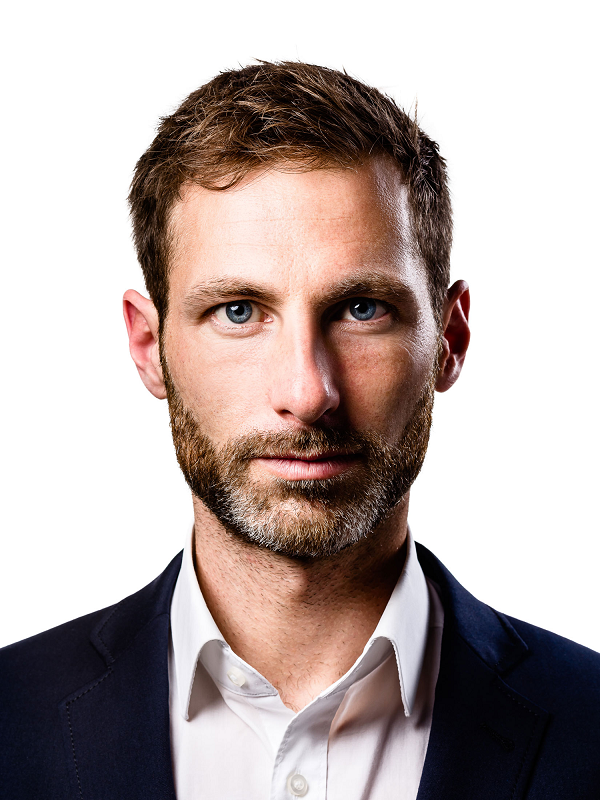
#> input picture tuan01/image/8.png, 600 x 800 px
$ jupyter execute bai03.ipynb
#> lines starting #> are read from the running program, lines starting #| are printed output that depends on the picture
bài 3_ hw01. Viết đoạn mã lệnh (python) kiểm tra xem histogram một ảnh có bị dồn tập trung vào khoảng nào hay không
(tức là các điểm ảnh chỉ có giá trị cường độ xám trong một khoảng, phía ngoài khoảng đó không có điểm nào).

[cell 1]
import numpy as np
import cv2
from matplotlib import pyplot as plt

[cell 2]
# read image
image = cv2.imread('../image/8.png')
#> image is the input picture: shape (800, 600, 3); mean B, G, R 166.3, 169.1, 182.1

# show image
cv2.imshow("Test Image", image)
k = cv2.waitKey(0)  # output is ASCII(character)
#> (key Esc is pressed here)

[cell 3]
# convert BGR to GRAY
gray_image = cv2.cvtColor(image, cv2.COLOR_BGR2GRAY)
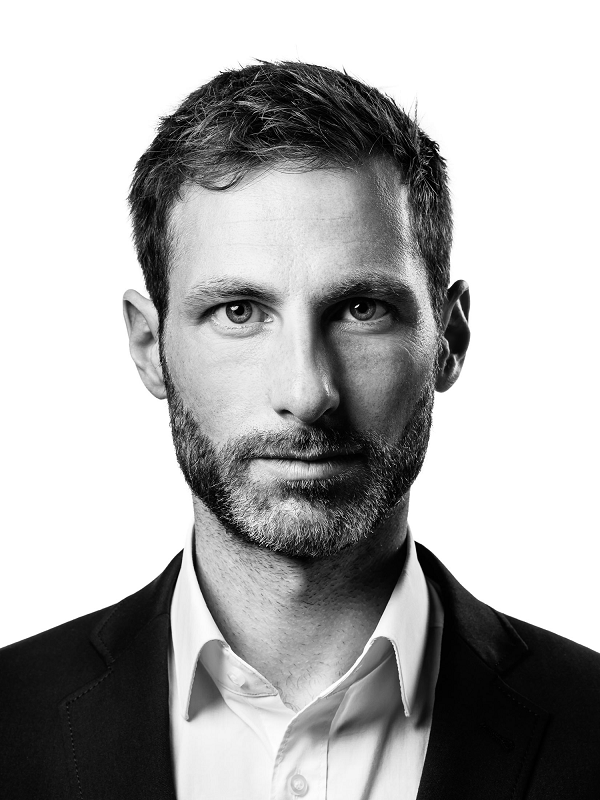
#> gray_image: shape (800, 600); min 0, max 255, mean 172.7
cv2.imshow("Grey Image", gray_image)
k = cv2.waitKey(0)  # output is ASCII(character)
#> (key Esc is pressed here)

[cell 4]
# create histogram
histogram, bin_edges = np.histogram(image,bins = 256, range=(0, 255))
#> histogram = 256 values, max 638985 at index 255, min 1570 at index 98, mean 5625; bin_edges = 257 values from 0 to 255

[cell 5]
# configure and draw the histogram figure
plt.figure()
plt.title("Grayscale Histogram")
plt.xlabel("Grayscale value")
plt.ylabel("pixel")

plt.xlim([0.0, 255.0]) #for 255 levels of gray scale
plt.plot(bin_edges[0:-1], histogram) # plot histogram

plt.show()
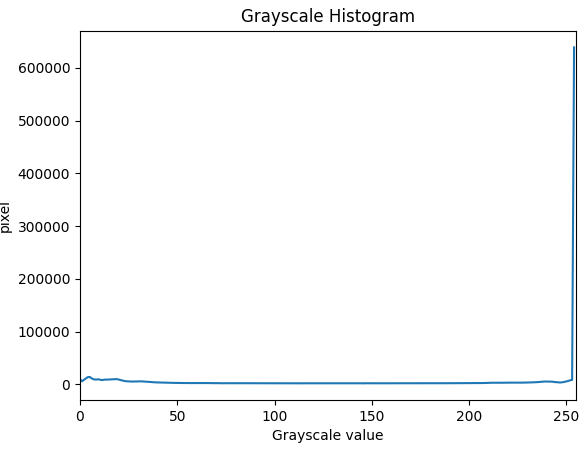
#> figure drawn by matplotlib, 1 panel; curve peaks at x = 254, y = 638985

$ run again, with tuan01/image/11.png copied over tuan01/image/8.png
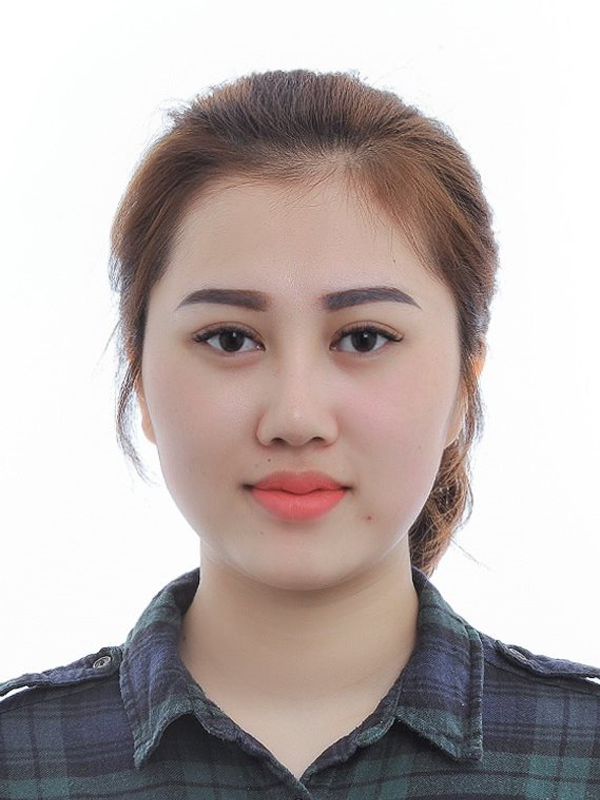
#> input picture tuan01/image/11.png, 600 x 800 px
#> image is the input picture: shape (800, 600, 3); mean B, G, R 174.1, 176.1, 186.4
#> `gray_image = cv2.cvtColor(image, cv2.COLOR_BGR2GRAY)`:
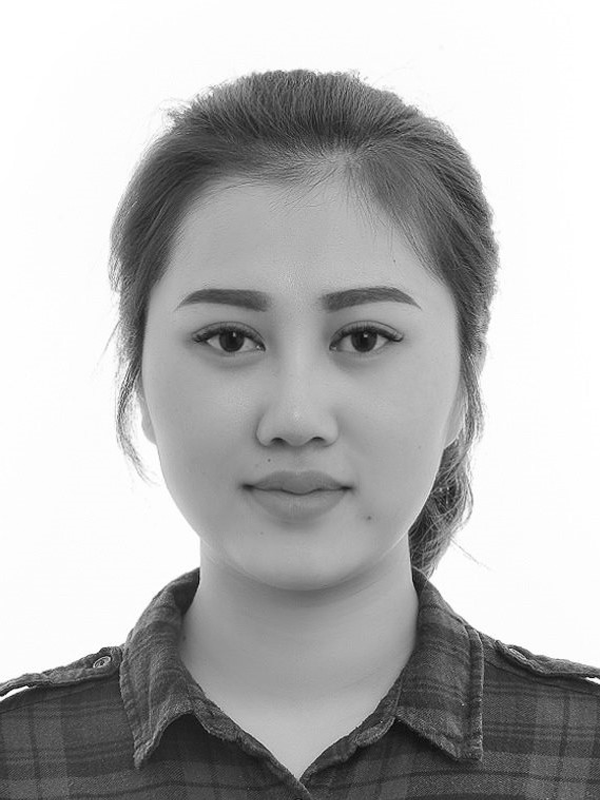
#> gray_image: shape (800, 600); min 1, max 255, mean 178.9
#> histogram = 256 values, max 243323 at index 253, min 0 at index 1, mean 5625; bin_edges = 257 values from 0 to 255
#> `plt.show()`:
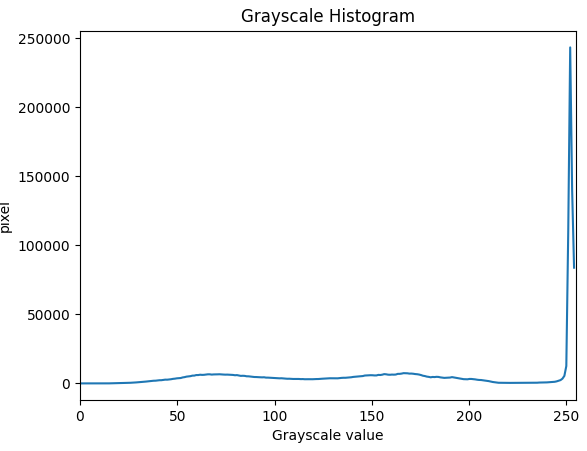
#> figure drawn by matplotlib, 1 panel; curve peaks at x = 252, y = 243323

$ run again, with tuan01/image/7.png copied over tuan01/image/8.png
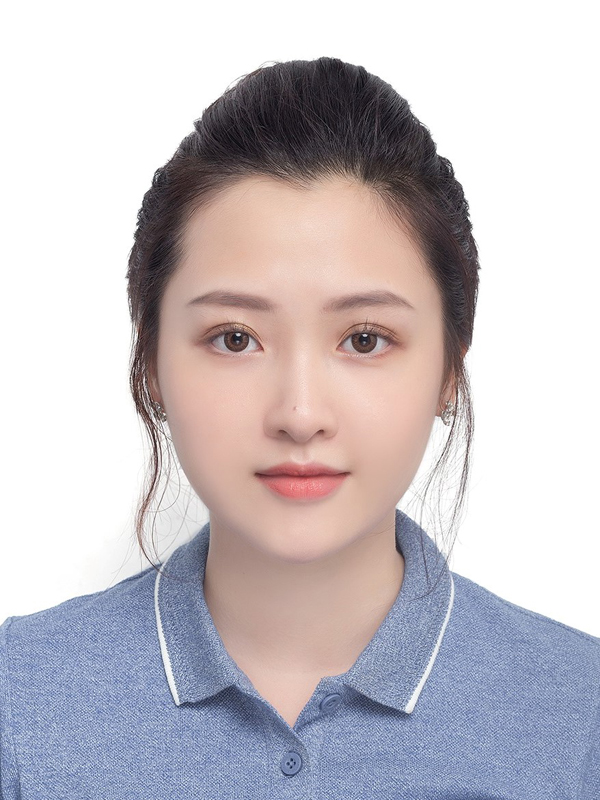
#> input picture tuan01/image/7.png, 600 x 800 px
#> image is the input picture: shape (800, 600, 3); mean B, G, R 197.1, 192.1, 198.2
#> `gray_image = cv2.cvtColor(image, cv2.COLOR_BGR2GRAY)`:
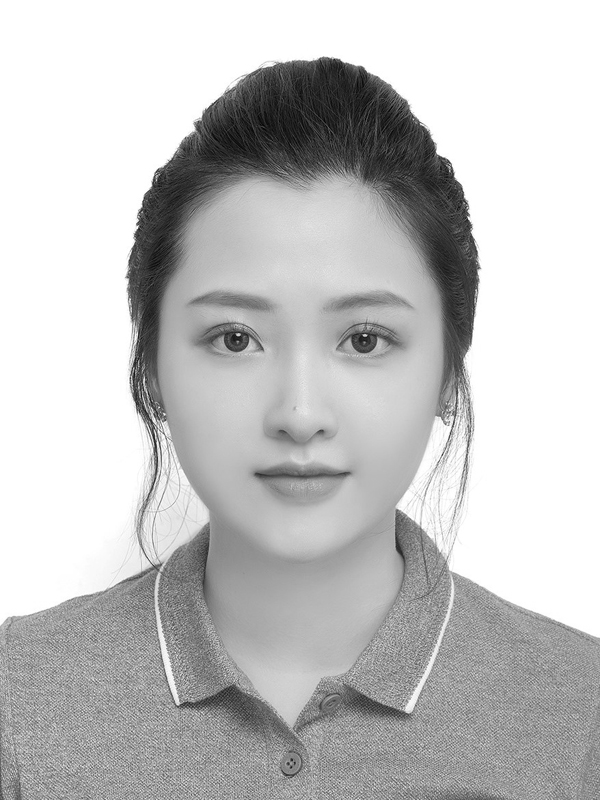
#> gray_image: shape (800, 600); min 2, max 255, mean 194.5
#> histogram = 256 values, max 560239 at index 255, min 0 at index 0, mean 5625; bin_edges = 257 values from 0 to 255
#> `plt.show()`:
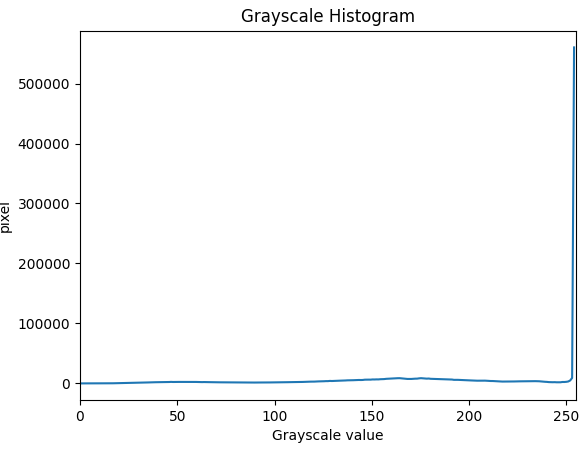
#> figure drawn by matplotlib, 1 panel; curve peaks at x = 254, y = 560239
